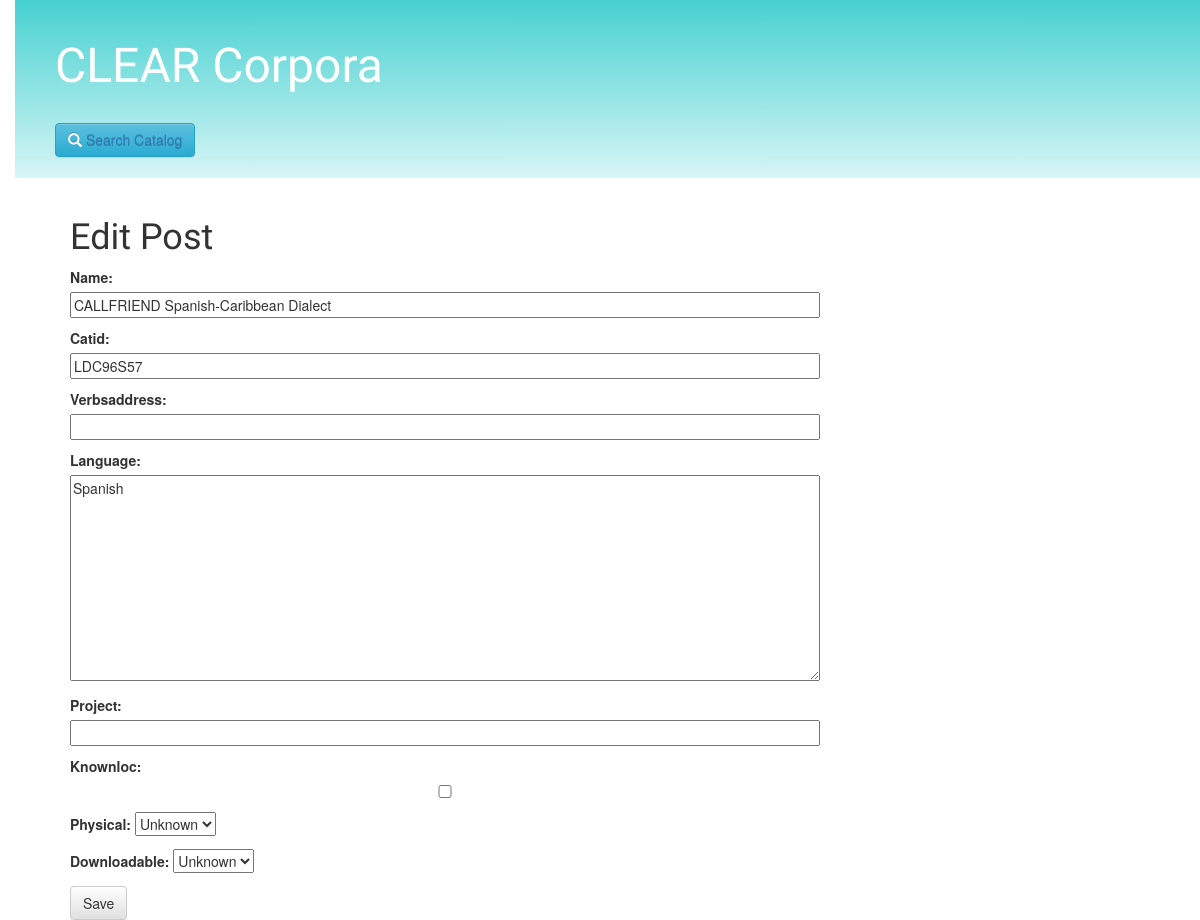
Page /post/964/edit/ on the earlier database version.
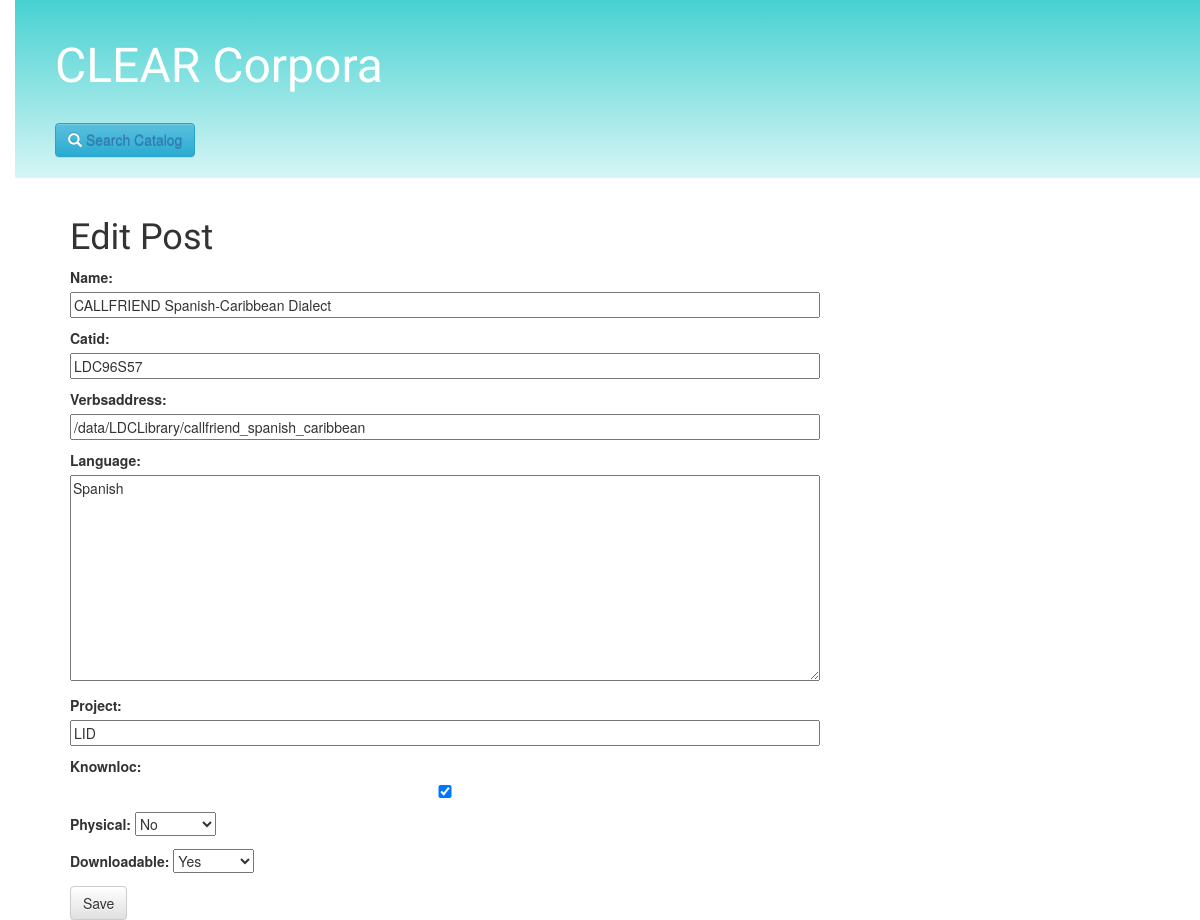
Same page on the later database version.
### corpusbank/models.py (models this page shows)
class Corpusobject(models.Model):
    catid = models.CharField(max_length=30)
    name = models.CharField(max_length=100)
    knownloc = models.BooleanField()
    physical = models.NullBooleanField()
    verbsaddress = models.CharField(max_length=200, blank=True)
    downloadable = models.NullBooleanField()
    project = models.CharField(max_length=50, blank=True)
    corpustype = models.CharField(max_length=50, blank=True)
    language = models.TextField(blank=True)

### corpusbank/views.py (the view)
# urls.py: url(r'^post/(?P<pk>\d+)/edit/$', views.post_edit, name='post_edit'),
def post_edit(request, pk):
    post = get_object_or_404(Corpusobject, pk=pk)
    if request.method == "POST":
        form = PostForm(request.POST, instance=post)
        if form.is_valid():
            post = form.save(commit=False)
            post.save()
            return redirect('post_detail', pk=post.pk)
    else:
        form = PostForm(instance=post)
    return render(request, 'corpusbank/post_edit.html', {'form': form})

### corpusbank/forms.py
class PostForm(forms.ModelForm):
    class Meta:
        model = Corpusobject
        fields = ('name', 'catid', 'verbsaddress', 'language', 'project', 'knownloc', 'physical', 'downloadable', 'project')

### corpusbank/templates/corpusbank/post_edit.html
{% extends 'corpusbank/base.html' %}
{% block content %}
    <h1>Edit Post</h1>
    <form method="POST" class="post-form">{% csrf_token %}
        {{ form.as_p }}
        <button type="submit" class="save btn btn-default">Save</button>
    </form>
{% endblock %}

Differences in the rows shown:
changed Corpusobject "CALLFRIEND Spanish-Caribbean Dialect": verbsaddress (not shown) → "/data/LDCLibrary/callfriend_spanish_caribbean"; project (not shown) → "LID"; knownloc "☐" → "☑"; physical "Unknown" → "No"; downloadable "Unknown" → "Yes"
